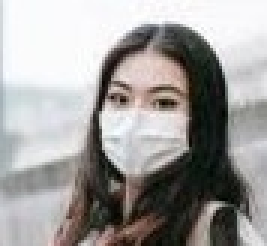
#> input picture opencv練習/postive/new/11.jpg, 89 x 82 px (shown 3 times larger); its folder holds only this picture in this run
$ jupyter execute --allow-errors '批輛處理.ipynb'
#> lines starting #> are read from the running program, lines starting #| are printed output that depends on the picture
[cell 1]
#resize
import cv2
import os
path = './new'
imgs=os.listdir(path)
n=0
for i in imgs:
    print(i)
    if 'jpg' in i:
        print('yes')
        img = cv2.imread('%s/%s'%(path,i), 2)
#> img: shape (82, 89); min 1, max 255, mean 158.1
        img5050 = cv2.resize(img, (50, 50))
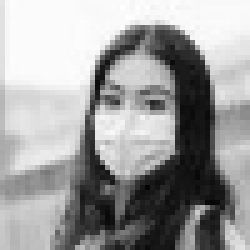
#> img5050: shape (50, 50) (shown 5 times larger); min 4, max 255, mean 157.9
        cv2.imshow("img", img5050)
        cv2.waitKey(20)
        cv2.imwrite('./pos/'+str(n)+'.jpg', img5050)
        n=n+1
#> (the rest of this cell did not finish here and is left out)

[cell 2]
# info
import os
file_dir=os.getcwd()
print(file_dir)
file_dir=r'.\pos'
L=[]
i=0
with open(r".\pos\pos.txt","w+") as f:
    for root, dirs, files in os.walk(file_dir):
        for file in files:
            if os.path.splitext(file)[1] == '.jpg':
                L.append(os.path.join(root, file))
                f.write(L[i]+' 1'+' 0'+' 0'+' 50'+' 50'+'\n')
                i+=1


$ run again, on opencv練習/postive/new/15.jpg
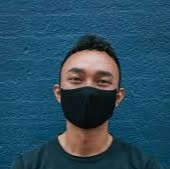
#> input picture opencv練習/postive/new/15.jpg, 170 x 169 px
#> `img = cv2.imread('%s/%s'%(path,i), 2)`:
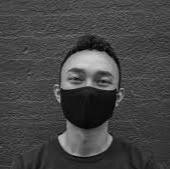
#> img: shape (169, 170); min 1, max 208, mean 68.4
#> `img5050 = cv2.resize(img, (50, 50))`:
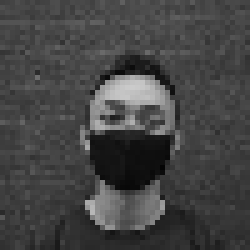
#> img5050: shape (50, 50) (shown 5 times larger); min 4, max 203, mean 68.3

$ run again, on opencv練習/postive/new/17.jpg
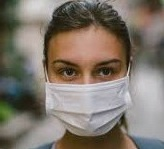
#> input picture opencv練習/postive/new/17.jpg, 164 x 149 px
#> `img = cv2.imread('%s/%s'%(path,i), 2)`:
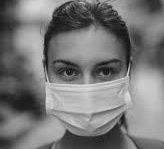
#> img: shape (149, 164); min 4, max 225, mean 120.4
#> `img5050 = cv2.resize(img, (50, 50))`:
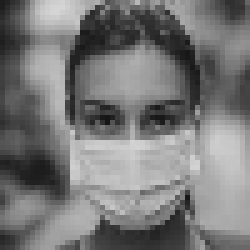
#> img5050: shape (50, 50) (shown 5 times larger); min 22, max 213, mean 120.3

$ run again, on opencv練習/postive/new/19.jpg
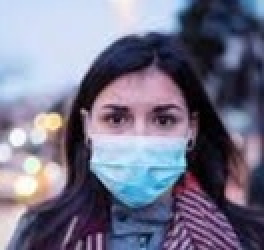
#> input picture opencv練習/postive/new/19.jpg, 132 x 125 px (shown 2 times larger)
#> `img = cv2.imread('%s/%s'%(path,i), 2)`:
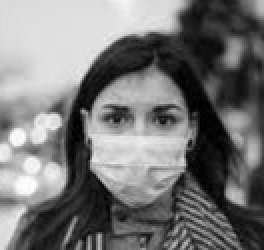
#> img: shape (125, 132) (shown 2 times larger); min 0, max 254, mean 118.7
#> `img5050 = cv2.resize(img, (50, 50))`:
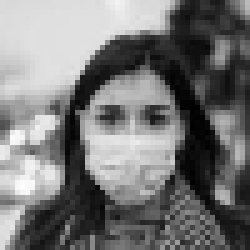
#> img5050: shape (50, 50) (shown 5 times larger); min 1, max 252, mean 118.8

$ run again, on opencv練習/postive/new/12.jpg
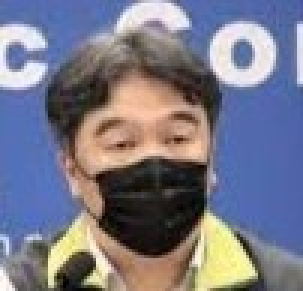
#> input picture opencv練習/postive/new/12.jpg, 101 x 97 px (shown 3 times larger)
#> `img = cv2.imread('%s/%s'%(path,i), 2)`:
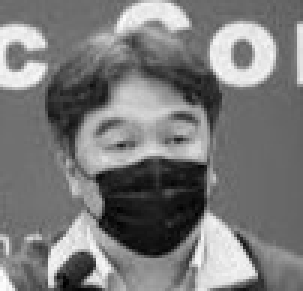
#> img: shape (97, 101) (shown 3 times larger); min 0, max 255, mean 122
#> `img5050 = cv2.resize(img, (50, 50))`:
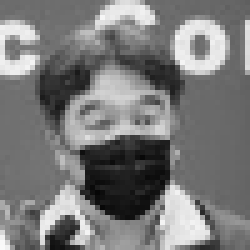
#> img5050: shape (50, 50) (shown 5 times larger); min 6, max 250, mean 121.9
